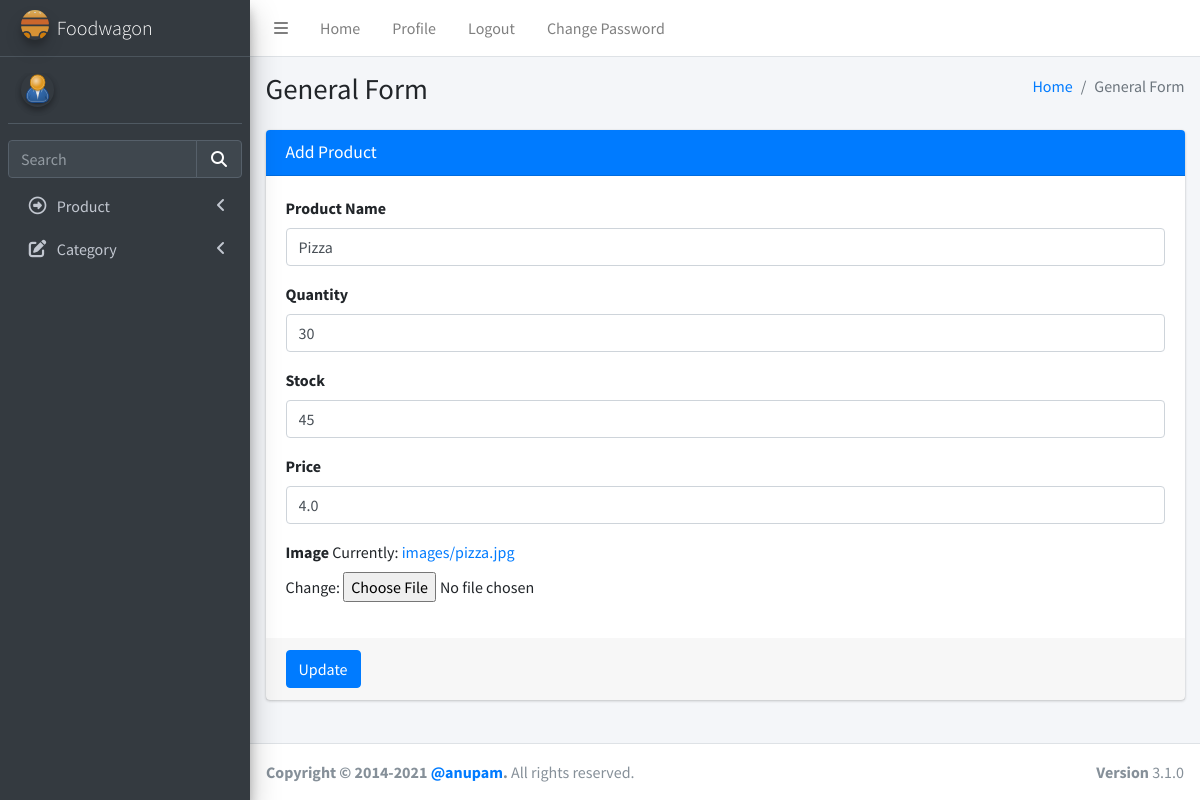
Before: /product/4/ with the older database file.
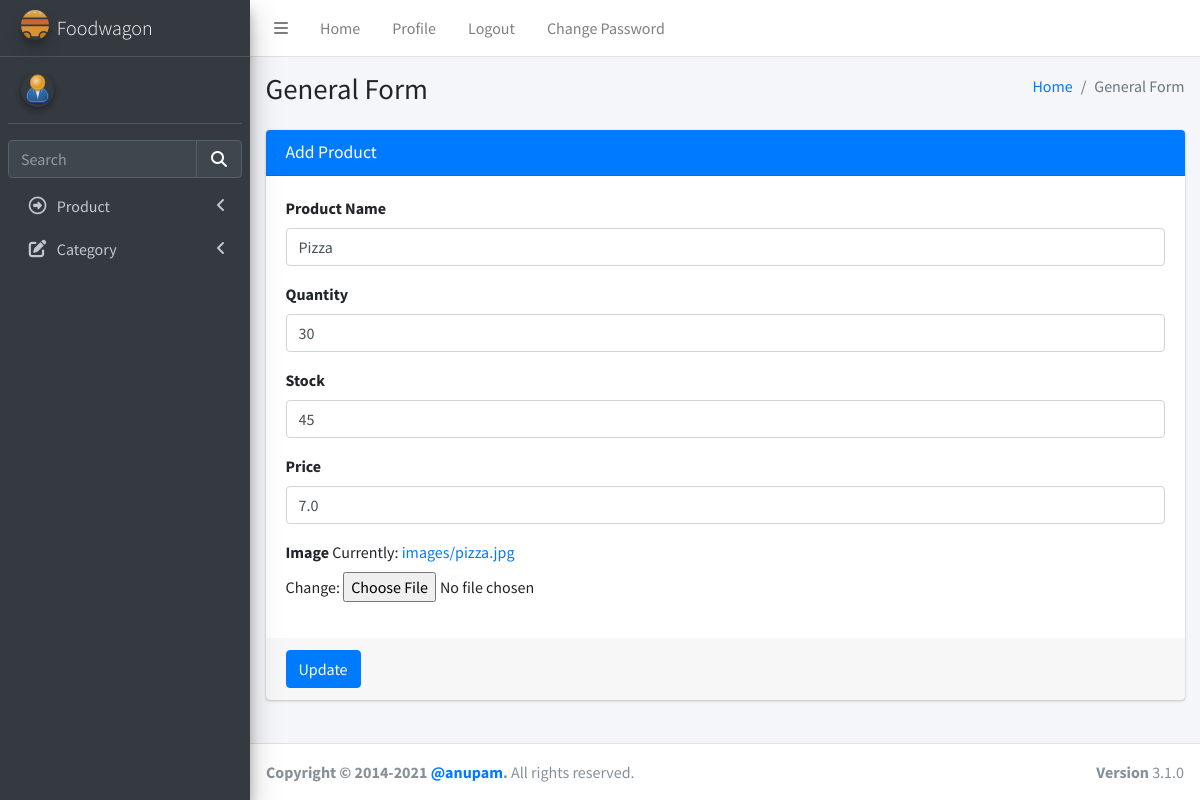
After: the same page with the newer database file.
### product/models.py (models this page shows, shortened)
class Product(models.Model):
    name = models.CharField(max_length=100)
    quantity = models.CharField(max_length=10)
    stock = models.IntegerField()
    price = models.FloatField(max_length=100)
    image = models.ImageField(upload_to="images/")
    trader = models.ForeignKey(User, on_delete=models.CASCADE)
    status = models.BooleanField(default=True)

### product/views.py (the view, shortened to what this page needs)
# urls.py: path("<int:id>/", views.update_product, name="updateproduct"),
def update_product(request, id):
    data = Product.objects.get(pk=id)
    fm = ProductAddForm(instance=data)
    return render(request, "admin/updateproduct.html", {"forms": fm})

### product/forms.py (shortened to what this page needs)
class ProductAddForm(forms.ModelForm):
    class Meta:
        model = Product
        fields = ["name", "quantity", "stock", "price", "image"]
        error_messages = {
            "name": {"required": ""},
            "quantity": {"required": ""},
            "stock": {"required": ""},
            "price": {"required": ""},
            "image": {"required": "please provide image"},
        }
        widgets = {
            "name": forms.TextInput(
                attrs={
                    "class": "form-control",
                    "placeholder": "name",
                }
            ),
            "quantity": forms.NumberInput(
                attrs={
                    "class": "form-control",
                    "placeholder": "quantity",
                }
            ),
            "stock": forms.NumberInput(
                attrs={
                    "class": "form-control",
                    "placeholder": "stock",
                }
            ),
            "price": forms.NumberInput(
                attrs={
                    "class": "form-control",
                    "placeholder": "price",
                }
            ),
        }

### templates/admin/updateproduct.html (shortened to what this page needs)
{%extends "admin/base.html" %} {% load static %}
    {% block csspart %}
    <link
      rel="stylesheet"
      href="{%static 'plugins/fontawesome-free/css/all.min.css' %}"
    />
    <link rel="stylesheet" href="{%static 'dist/css/adminlte.min.css' %}" />
  </head>
  {% endblock csspart %}
  {%block bodycontent%}
  <body class="hold-transition sidebar-mini">
    <div class="wrapper">
      <div class="content-wrapper">
        <section class="content-header">
          <div class="container-fluid">
            <div class="row mb-2">
              <div class="col-sm-6">
                <h1>General Form</h1>
              </div>
              <div class="col-sm-6">
                <ol class="breadcrumb float-sm-right">
                  <li class="breadcrumb-item"><a href="#">Home</a></li>
                  <li class="breadcrumb-item active">General Form</li>
                </ol>
              </div>
            </div>
          </div>
        </section>
        <section class="content">
          <div class="container-fluid">
            <div class="row">
              <div class="col-md-12">
                <div class="card card-primary">
                  <div class="card-header">
                    <h3 class="card-title">Add Product</h3>
                  </div>
                  <form method="POST" action="" enctype="multipart/form-data" novalidate>
                    <div class="card-body">
                      <div class="form-group">
                        <label for="exampleInputEmail1">Product Name</label>
                        {{forms.name}}
                      </div>
                      <div class="form-group">
                        <label for="exampleInputEmail1">Quantity</label>
                        {{forms.quantity}}
                      </div>
                      <div class="form-group">
                        <label for="exampleInputEmail1">Stock</label>
                        {{forms.stock}}
                      </div>
                      <div class="form-group">
                        <label for="exampleInputPassword1">Price</label>
                        {{forms.price}}
                      </div>
                      <div class="form-group">
                        <label for="exampleInputPassword1">Image</label>
                        {{forms.image}}
                      </div>
                    </div>
                    <div class="card-footer">
                      <button type="submit" class="btn btn-primary">
                        Update
                      </button>
                    </div>
                  </form>
                </div>
              </div>
            </div>
          </div>
        </section>
    </div>
    {%endblock bodycontent%}

Changed rows visible on the page:
changed Product "Pizza": price "4.0" → "7.0"
